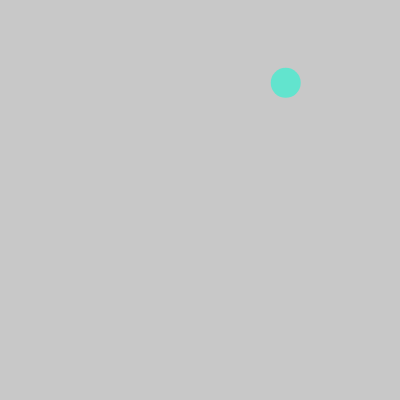
Frame 1 (no input)
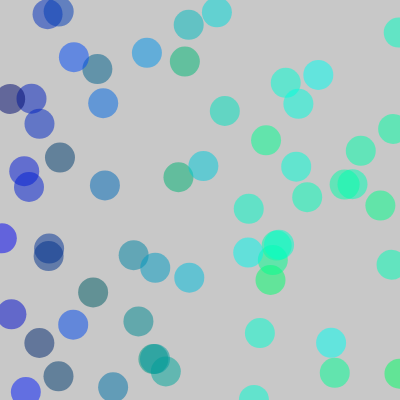
Frame 60 (no input)
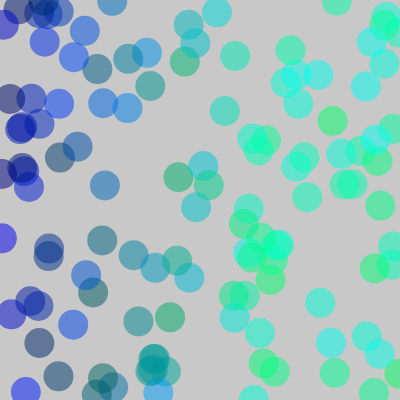
Frame 120 (the mouse pressed at the canvas centre since frame 60)

The p5.js sketch that drew these frames (run headless with seeded random() and noise() and a simulated clock; from frame 60 on, the mouse is pressed at the canvas centre):

// p5.js sketch
// ── sketch.js
//var x = random(0,width);
//var y = random(0, height);



function setup() {
	
	createCanvas(400,400);
	background(200);
	
}

function draw () {
	x=random(0,width);
	y=random(0,height);
	noStroke();
	fill(0,x,random(100,250),130);
	ellipse(x,y,30,30);
	
	
	
	
}
